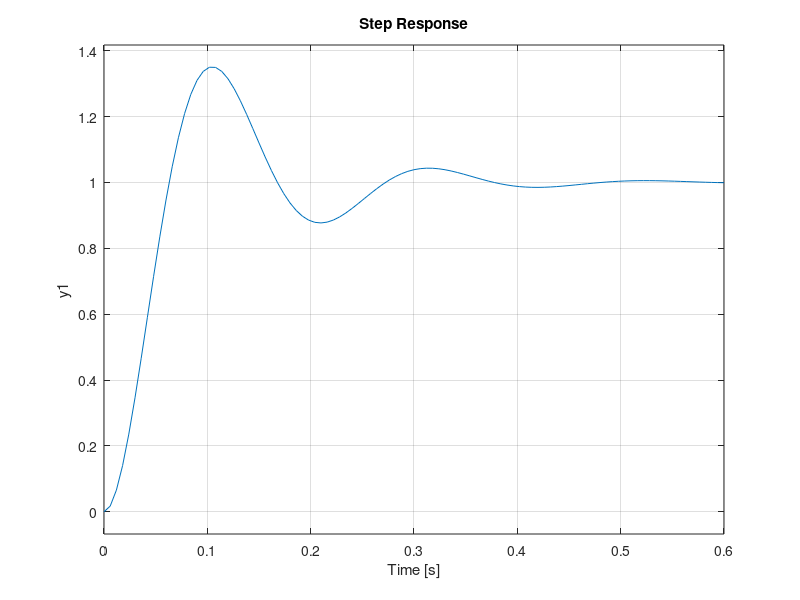
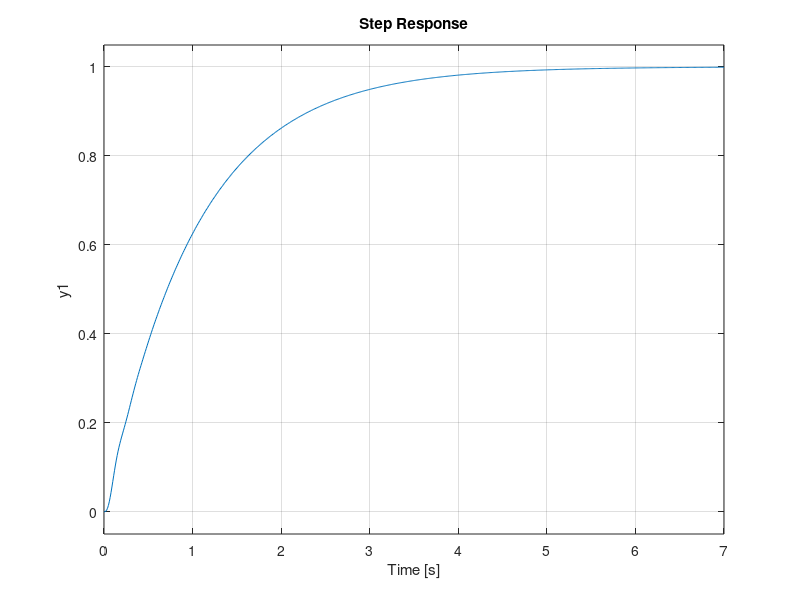
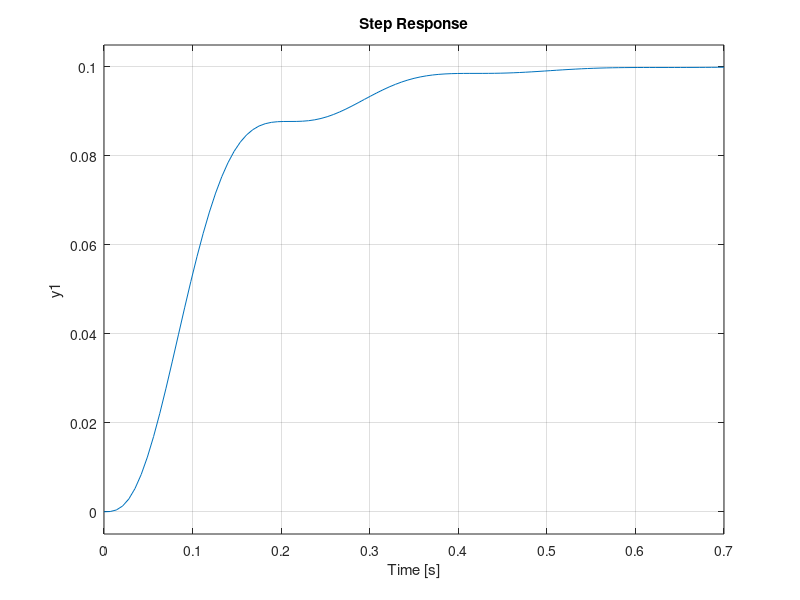
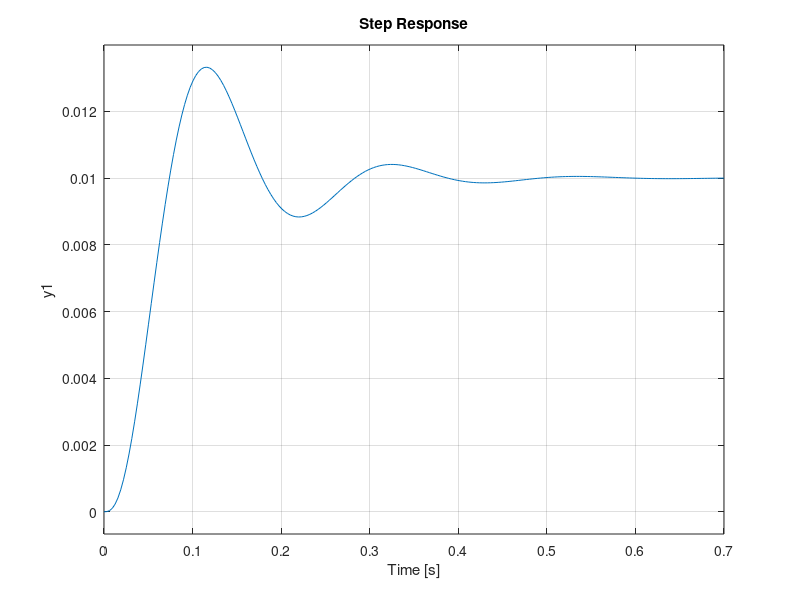

The MATLAB source for these figures, in order:
%% Time Response of Second order system
z=[];
p=[-10+30i -10-30i];
k=1000;
G=zpk(z,p,k)
figure(3);
step(G)
%% Addition of Pole at -1
z=[];
p=[-10+30i -10-30i -1];
k=1000;
G=zpk(z,p,k)
figure(4);
step(G)
%% Addition of Pole at -10
z=[];
p=[-10+30i -10-30i -10];
k=1000;
G=zpk(z,p,k)
figure(5);
step(G)
%% Addition of Pole at -100
z=[];
p=[-10+30i -10-30i -100];
k=1000;
G=zpk(z,p,k)
figure(6);
step(G)
